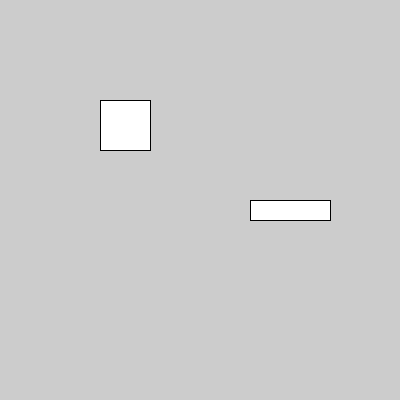
Frame 1 (no input)
Frame 60 (the mouse pressed at the canvas centre just before this capture): identical to frame 1, image omitted
Frame 120 (the mouse held since frame 60 and released just before this capture): identical to frame 1, image omitted

The Processing sketch that drew this single still picture (run headless with seeded random() and noise(); from frame 60 on, the mouse is pressed at the canvas centre):

// Processing sketch: paint_2_boton_1
// ── paint_2_boton_1.pde
color boton1Color = color(255);
color boton1PosX = 100;
color boton1PosY = 100;
color boton1Ancho = 50;
color boton1Alto = 50;

color boton2Color = color(255);
color boton2PosX = 250;
color boton2PosY = 200;
color boton2Ancho = 80;
color boton2Alto = 20;

void setup() {
  size(400, 400);
}

void draw() {
  fill(boton1Color);
  rect(boton1PosX, 100, 50, 50);

  fill(boton2Color);
  rect(250, 200, 80, 20);
}

void mouseMoved() {
  if (mouseX > boton1PosX && mouseX < boton1PosX + boton1Ancho &&
    mouseY > boton1PosY && mouseY < boton1PosY + boton1Alto) {
    boton1Color = color(255, 0, 0);
  } else {
    boton1Color = color(255);
  }

  if (mouseX > boton2PosX && mouseX < boton2PosX + boton2Ancho &&
    mouseY > boton2PosY && mouseY < boton2PosY + boton2Alto) {
    boton2Color = color(0, 255, 0);
  } else {
    boton2Color = color(255);
  }
}

void mouseClicked() {
  if (mouseX > boton1PosX && mouseX < boton1PosX + boton1Ancho &&
    mouseY > boton1PosY && mouseY < boton1PosY + boton1Alto) {
    boton1Color = color(0, 255, 255);
  }

  if (mouseX > boton2PosX && mouseX < boton2PosX + boton2Ancho &&
    mouseY > boton2PosY && mouseY < boton2PosY + boton2Alto) {
    boton2Color = color(0, 0, 255);
  }
}
